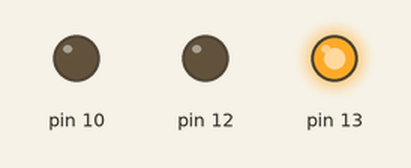
Recording of a sketch running on a simulated Arduino Uno, built with avr-gcc and run on an emulated ATmega328P. On the bench: output pins drawn as LEDs (lit = HIGH).

Above: at 0.05 s.
At 1.45 s:
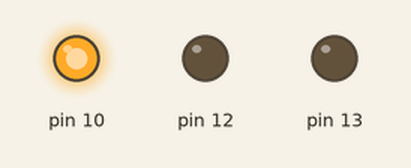
At 2.85 s:
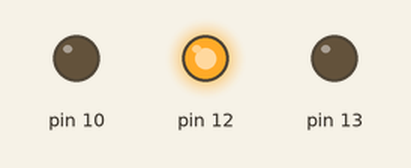
Timing chart, 0 to 3.1 s (numbered marks = the images above):
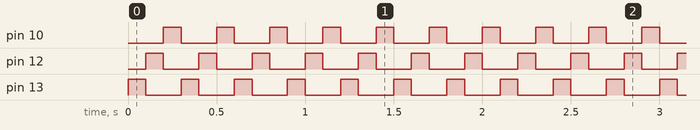

Measured:
- by itself, pin 10, pin 12, pin 13: alternates HIGH for 0.10 s and LOW for 0.20 s

The sketch:

External_Reset_Switch_to_Arduino.ino
```cpp
void setup() {
  pinMode(13, OUTPUT);
  pinMode(12, OUTPUT);
  pinMode(10, OUTPUT);
}

void loop() {
  digitalWrite(13, HIGH);
  digitalWrite(12, LOW);
  digitalWrite(10, LOW);
  delay(100);

  digitalWrite(13, LOW);
  digitalWrite(12, HIGH);
  digitalWrite(10, LOW);
  delay(100);

  digitalWrite(13, LOW);
  digitalWrite(12, LOW);
  digitalWrite(10, HIGH);
  delay(100);
}
```
